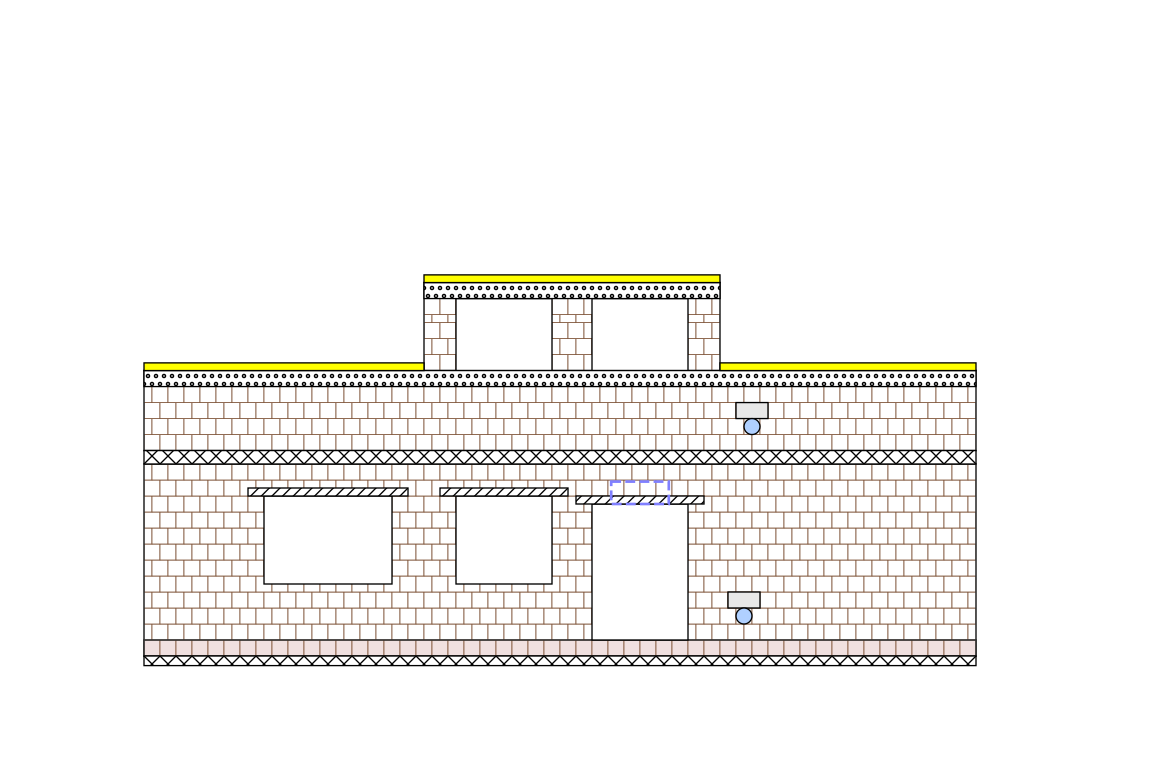

The Python source for this figure:
"""The first brick-wall elevation drawing."""

from house_drawing import Drawing


def main() -> None:
	drawing = Drawing(-15000, -10000, 3000, 2000)

	# spodek
	drawing.add_brick_wall(
		start_y=250,
		polygon=[
			(-12750, 250),
			(-12750, -2750),
			(+250, -2750),
			(+250, 250),
		],
	)

	# ytong
	drawing.add_brick_wall(
		start_y=250,
		polygon=[
			(-12750, 250),
			(-12750, 0),
			(+250, 0),
			(+250, 250),
		],
		facecolor="#f0e0e0"
	)

	# vrsek 1
	drawing.add_brick_wall(
		polygon=[
			(-12750, -2750-210),
			(-12750, -2750-210-1250),
			(+250, -2750-210-1250),
			(+250, -2750-210),
		],
		half_rows=[7],
	)

	# vrsek 2
	drawing.add_brick_wall(
		start_y=-2750-210-250,
		polygon=[
			(-12750+250+4125, -2750-210-1250),
			(-12750+250+4125, -2750-210-2625),
			(-12750+250+4125+250+4125+250, -2750-210-2625),
			(-12750+250+4125+250+4125+250, -2750-210-1250),
		],
		half_rows=[7],
	)

	# okno left, nahore
	drawing.add_box(
		-12750+250+4125+500, -2750-210-2625+250,
		-12750+250+4125+2000, -2750-210-1250,
	)

	# okno right, nahore
	drawing.add_box(
		-12750+250+4125+500+4125-500, -2750-210-2625+250,
		-12750+250+4125+500+4125-2000, -2750-210-1250,
	)

	# okno left, dole
	drawing.add_box(
		-12750+250+4125+500, -875,
		-12750+250+4125+2000, -2250,
	)
	# pruvlak
	drawing.add_wall(
		-12750+250+4125+500-250, -2250-250,
		-12750+250+4125+2000+250, -2250,
	)

	# okno right, dole
	drawing.add_box(
		-12750+250+4125+500+4125-500, 0,
		-12750+250+4125+500+4125-2000, -2250,
	)
	# pruvlak
	drawing.add_wall(
		-12750+250+4125+500+4125-500+250, -2250-250,
		-12750+250+4125+500+4125-2000-250, -2250,
	)

	# okno risanek
	drawing.add_box(
		-12750+250+4125-500, -875,
		-12750+250+4125-2500, -2250,
	)
	# pruvlak
	drawing.add_wall(
		-12750+250+4125-500+250, -2500,
		-12750+250+4125-2500-250, -2250,
	)

	# vence
	drawing.add_wall(
		-12750+250+4125, -2750-210-2625,
		-12750+250+4125+500+4125, -2750-210-2625+250,
		hatch="oo"
	)
	drawing.add_wall(
		-12750, -2750-210-1250,
		250, -2750-210-1000,
		hatch="oo"
	)
	drawing.add_box(
		-12750+250+4125, -2750-210-2625,
		-12750+250+4125+500+4125, -2750-210-2625-120,
		facecolor="yellow"
	)
	drawing.add_box(
		-12750+250+4125, -2750-210-1250,
		-12750, -2750-210-1250-120,
		facecolor="yellow"
	)
	drawing.add_box(
		-12750+250+4125+500+4125, -2750-210-1250,
		250, -2750-210-1250-120,
		facecolor="yellow"
	)
	# strop
	drawing.add_wall(-12750, -2750, +250, -2750-210, hatch="xx")

	# zaklad
	drawing.add_wall(-12750, 250, +250, 400, hatch="xx")

	# otvor na vzduch pro krb
	drawing.add_box(-12750+750+4125*2+125, -750, -12750+750+4125*2+625, -500, facecolor="#e8e8e8")
	drawing.add_ellipse(-12750+750+4125*2+250, -250, -12750+750+4125*2+500, -500, facecolor="#b0d0ff")

	# otvor privod rekuperace
	# TODO - je pres pul cihly
	drawing.add_box(-12750+750+4125*2+125, -2750-210-750, -12750+750+4125*2+625, -2750-210-500, facecolor="#e8e8e8")
	drawing.add_ellipse(-12750+750+4125*2+250, -2750-210-250, -12750+750+4125*2+500, -2750-210-500, facecolor="#b0d0ff")

	drawing.save("wall_left.svg")
	drawing.save("wall_left.png", dpi=200)


if __name__ == "__main__":
	main()
